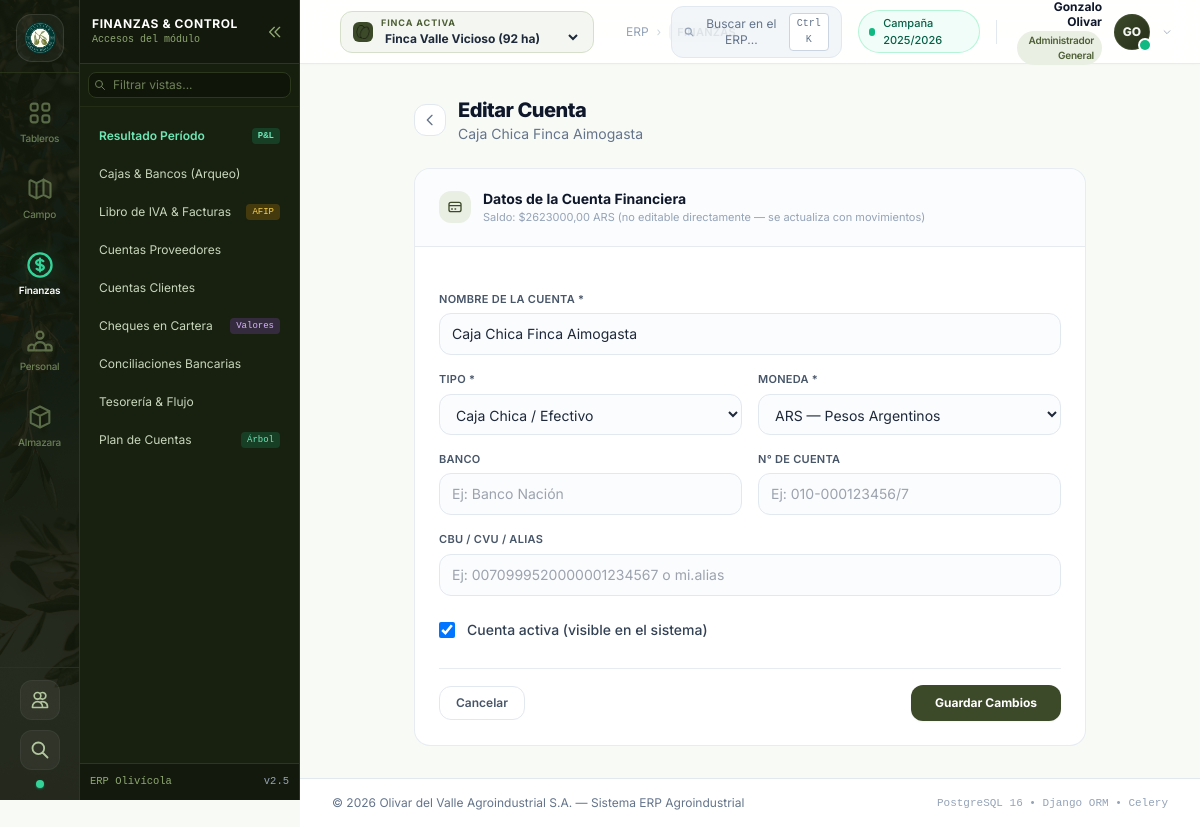
The page /finanzas/cuentas/1/editar/ (signed in) on the database as committed earlier.
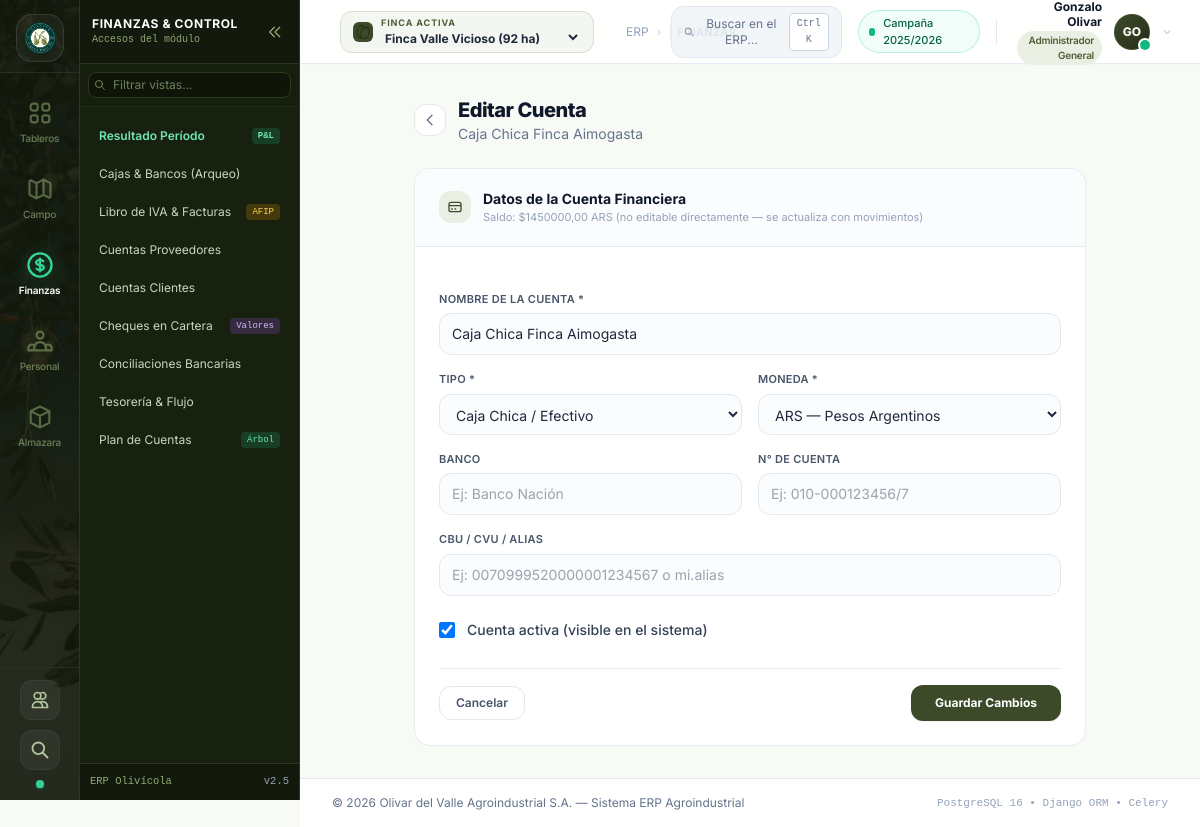
The same page on the database as committed later.
### apps/finanzas/models.py (models this page shows, shortened)
class Cuenta(TimeStampedModel):
    class TipoCuenta(models.TextChoices):
        CAJA_EFECTIVO = 'CAJA_EFECTIVO', _('Caja Chica / Efectivo en Finca')
        CUENTA_BANCARIA = 'BANCO', _('Cuenta Corriente / Caja de Ahorro Bancaria')
        BILLETERA_VIRTUAL = 'VIRTUAL', _('Billetera Virtual / Mercado Pago')
    class Moneda(models.TextChoices):
        ARS = 'ARS', _('Pesos Argentinos (ARS)')
        USD = 'USD', _('Dólares Estadounidenses (USD)')
    empresa = models.ForeignKey(Empresa, on_delete=models.CASCADE, related_name='cuentas_financieras', verbose_name=_("Empresa"))
    nombre = models.CharField(max_length=100, verbose_name=_("Nombre de la Cuenta"))
    tipo = models.CharField(max_length=20, choices=TipoCuenta.choices, default=TipoCuenta.CUENTA_BANCARIA, verbose_name=_("Tipo"))
    moneda = models.CharField(max_length=5, choices=Moneda.choices, default=Moneda.ARS, verbose_name=_("Moneda"))
    banco_nombre = models.CharField(max_length=80, blank=True, verbose_name=_("Banco"))
    numero_cuenta = models.CharField(max_length=50, blank=True, verbose_name=_("N° de Cuenta"))
    cbu_cvu = models.CharField(max_length=30, blank=True, verbose_name=_("CBU / CVU / Alias"))
    saldo_actual = models.DecimalField(max_digits=14, decimal_places=2, default=0.00, verbose_name=_("Saldo Actual"))
    cuenta_contable = models.ForeignKey(
        CuentaContable,
        on_delete=models.SET_NULL,
        null=True,
        blank=True,
        related_name='cuentas_financieras',
        verbose_name=_("Cuenta Contable Asociada"),
        help_text=_("Cuenta del Plan de Cuentas correspondiente a esta caja o banco.")
    )
    activa = models.BooleanField(default=True, verbose_name=_("Activa"))
    class Meta:
        verbose_name = _("Cuenta Financiera / Caja")
        verbose_name_plural = _("Cuentas Financieras y Cajas")
        ordering = ['nombre']

### apps/finanzas/views.py (the view)
# urls.py: path('cuentas/<int:pk>/editar/', views.CuentaUpdateView.as_view(), name='cuenta_edit'),
class CuentaUpdateView(UpdateView):
    model = Cuenta
    fields = ['nombre', 'tipo', 'moneda', 'banco_nombre', 'numero_cuenta', 'cbu_cvu', 'activa', 'empresa']
    template_name = 'finanzas/cuenta_edit.html'
    success_url = reverse_lazy('finanzas:dashboard')
    def get_context_data(self, **kwargs):
        ctx = super().get_context_data(**kwargs)
        ctx['cuenta'] = self.get_object()
        return ctx

### apps/core/models.py (called while the page is built)
    @property
    def iniciales(self):
        first = self.first_name[0].upper() if self.first_name else ''
        last = self.last_name[0].upper() if self.last_name else ''
        if not first and not last:
            return self.username[:2].upper()
        return f"{first}{last}"

    @property
    def is_admin_general(self):
        return self.rol == self.Rol.ADMIN_GENERAL or self.is_superuser

### templates/finanzas/cuenta_edit.html (shortened to what the changed rows need)
{% extends 'base.html' %}
{% block content %}
<div class="max-w-2xl mx-auto space-y-6">
  <div class="flex items-center space-x-3">
    <div>
      <h1 class="text-xl font-extrabold text-slate-900 tracking-tight">Editar Cuenta</h1>
      <p class="text-sm text-slate-500">{{ cuenta.nombre }}</p>
    </div>
  </div>
  <div class="bg-white rounded-2xl border border-slate-200/80 shadow-2xs overflow-hidden">
    <div class="px-6 py-5 border-b border-slate-200/80 bg-slate-50/50 flex items-center space-x-3">
      <div>
        <h2 class="text-sm font-bold text-slate-900">Datos de la Cuenta Financiera</h2>
        <p class="text-[11px] text-slate-400">Saldo: ${{ cuenta.saldo_actual|floatformat:2 }} {{ cuenta.moneda }} (no editable directamente — se actualiza con movimientos)</p>
      </div>
    </div>
    <form method="post" class="px-6 py-6 space-y-5">
      <div class="grid grid-cols-1 sm:grid-cols-2 gap-4">
        <div class="sm:col-span-2">
          <label class="block text-[11px] font-semibold text-slate-600 mb-1.5 uppercase tracking-wide">Nombre de la Cuenta *</label>
          <input type="text" name="nombre" required value="{{ form.nombre.value }}"
            class="w-full px-3 py-2.5 text-sm border border-slate-200 rounded-xl focus:outline-none focus:ring-2 focus:ring-oliva-500/30 focus:border-oliva-400 bg-slate-50/50 transition"/>
        </div>
        <div>
          <label class="block text-[11px] font-semibold text-slate-600 mb-1.5 uppercase tracking-wide">Tipo *</label>
          <select name="tipo" required
            class="w-full px-3 py-2.5 text-sm border border-slate-200 rounded-xl focus:outline-none focus:ring-2 focus:ring-oliva-500/30 focus:border-oliva-400 bg-slate-50/50 transition">
            <option value="CAJA_EFECTIVO" {% if form.tipo.value == 'CAJA_EFECTIVO' %}selected{% endif %}>Caja Chica / Efectivo</option>
          </select>
        </div>
        <div>
          <label class="block text-[11px] font-semibold text-slate-600 mb-1.5 uppercase tracking-wide">Moneda *</label>
          <select name="moneda" required
            class="w-full px-3 py-2.5 text-sm border border-slate-200 rounded-xl focus:outline-none focus:ring-2 focus:ring-oliva-500/30 focus:border-oliva-400 bg-slate-50/50 transition">
            <option value="ARS" {% if form.moneda.value == 'ARS' %}selected{% endif %}>ARS — Pesos Argentinos</option>
          </select>
        </div>
      </div>
    </form>
  </div>
</div>
{% endblock %}

Rows that differ between the two databases and show on the page:
changed Cuenta "Caja Chica Finca Aimogasta": saldo_actual "2623000,00" → "1450000,00"
